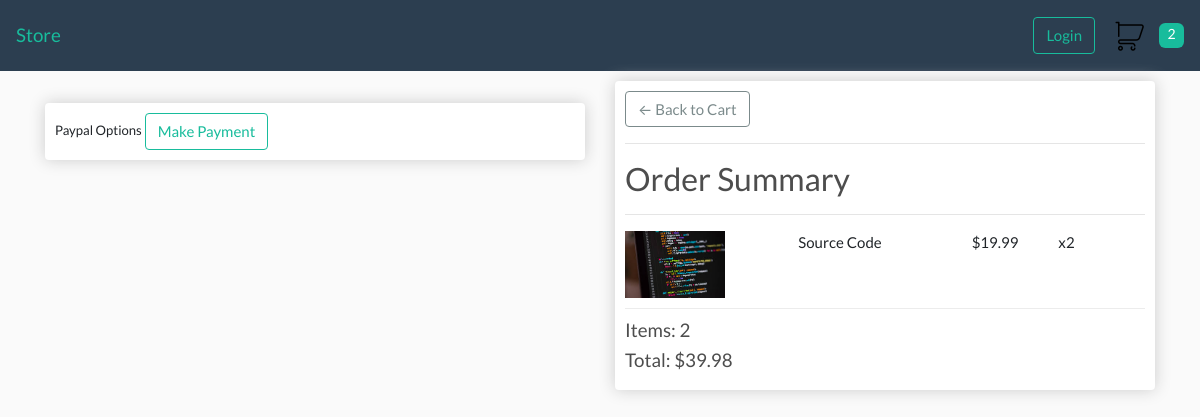
Screenshot of /checkout/ (signed in) with the database file from the repository.
### store/models.py (models this page shows, shortened)
class OrderItem(models.Model):
    product = models.ForeignKey("store.Product", on_delete=models.SET_NULL, null=True)
    order = models.ForeignKey("store.Order", on_delete=models.SET_NULL, null=True)
    quantity = models.IntegerField(default=0, null=True, blank=True)
    date_added = models.DateTimeField(auto_now_add=True)
    @property
    def get_total(self):
        return self.product.price * self.quantity

class Product(models.Model):
    name = models.CharField(max_length=200, null=True)
    price = models.FloatField()
    digital = models.BooleanField(default=False, null=True, blank=False)
    image = models.ImageField(null=True, blank=True)
    @property
    def get_image_url(self):
        try:
            return self.image.url
        except:
            return ''

class Order(models.Model):
    customer = models.ForeignKey("store.Customer", on_delete=models.SET_NULL, null=True, blank=True)
    date_ordered = models.DateTimeField(auto_now_add=True)
    complete = models.BooleanField(default=False, null=True, blank=False)
    transaction_id = models.CharField(max_length=100, null=True)
    @property
    def get_cart_total(self):
        return sum([item.get_total for item in self.orderitem_set.all()])
    @property
    def get_cart_items(self):
        return sum([item.quantity for item in self.orderitem_set.all()])
    @property
    def is_shipping(self):
        is_shipping = False
        for item in self.orderitem_set.all():
            if not item.product.digital:
                is_shipping = True
        return is_shipping

### store/views.py (the view, shortened to what this page needs)
# urls.py: path('checkout/', views.checkout, name='checkout'),
def checkout(request):
    if request.user.is_authenticated:
        customer = request.user.customer
        order, created = Order.objects.get_or_create(customer=customer, complete=False)
        items = order.orderitem_set.all()
        cart_items = order.get_cart_items
    return render(request, 'store/checkout.html', {
        'items': items,
        'order': order,
        'cart_items': cart_items
    })

### store/templates/store/checkout.html (shortened to what this page needs)
{% extends 'store/layout.html' %}
{% load static %}
{% block body %}
    <div class="row">
		<div class="col-lg-6">
			<br>
			<div class="box-element hidden" id="payment-info">
				<small>Paypal Options</small>
				<button class="btn btn-outline-success" id="make-payment">Make Payment</button>
			</div>
		</div>
		<div class="col-lg-6">
			<div class="box-element">
				<a  class="btn btn-outline-dark" href="{% url 'cart' %}">&#x2190; Back to Cart</a>
				<hr>
				<h3>Order Summary</h3>
				<hr>
				{% for item in items %}
					<div class="cart-row">
						<div style="flex:2"><img class="row-image" src="{{ item.product.get_image_url }}"></div>
						<div style="flex:2"><p>{{ item.product.name }}</p></div>
						<div style="flex:1"><p>${{ item.product.price }}</p></div>
						<div style="flex:1"><p>x{{ item.quantity }}</p></div>
					</div>
				{% endfor %}
				<h5>Items: {{ order.get_cart_items }}</h5>
				<h5>Total: ${{ order.get_cart_total|floatformat:2 }}</h5>
			</div>
		</div>
	</div>
{% endblock body %}

### static/css/main.css (style rules this page uses)
body { background-color: hsl(0, 0%, 98%); }
h1, h2, h3, h4, h5, h6 { color: hsl(0, 0%, 30%); }
.box-element { box-shadow: hsl(0, 0%, 80%) 0 0 16px; background-color: #fff; border-radius: 4px; padding: 10px; }
.col-lg-4, .col-lg-6, .col-lg-8, .col-lg-12 { margin-top: 10px; }
.row-image { width: 100px; }
.cart-row { display: flex; flex-direction: row; justify-content: space-between; padding-bottom: 10px; margin-bottom: 10px; border-bottom: 1px solid #ececec; }

### rows the page displays
OrderItem: product.get_image_url (picture), product.name "Source Code", product.price "19.99", quantity "2"
Order: get_cart_items "2", get_cart_total "39.98"

### other values shown
{{ cart_items }} "2"
